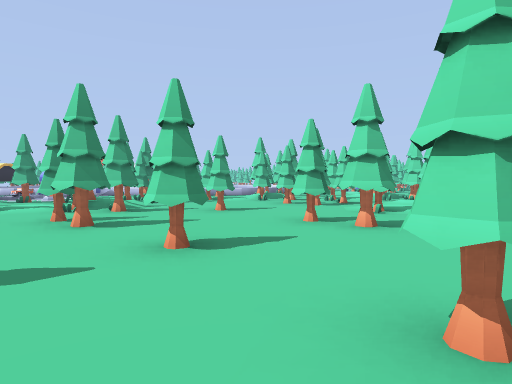
[1] (above)

24 first-person views from a walk through a 3-D level made in the Godot game engine. The camera is 1.2 m above the floor, tilts 2° down and sees 75° across. The floor is counted in squares, 2 m on a side. Each view is taken from the middle of a square. On the plan, view 1 faces up. The plan holds only what a view shows up to about 10 squares ahead; the rest is blank. The place goes on beyond the plan.

[2]
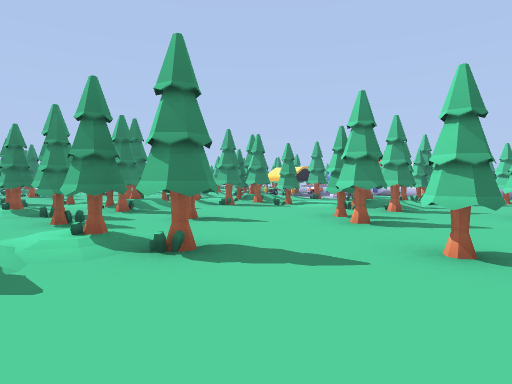

[3]
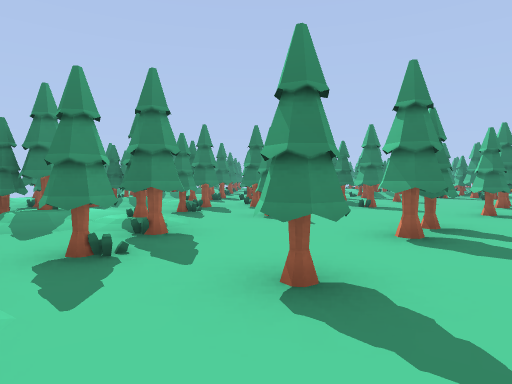

[4]
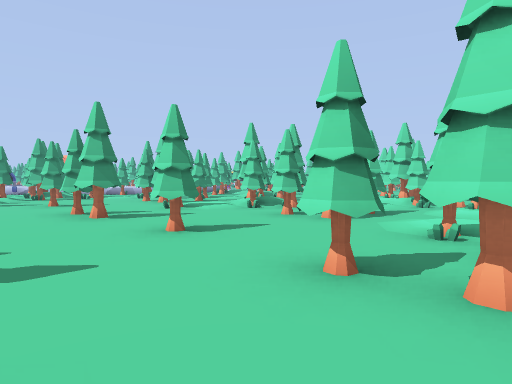

[5]
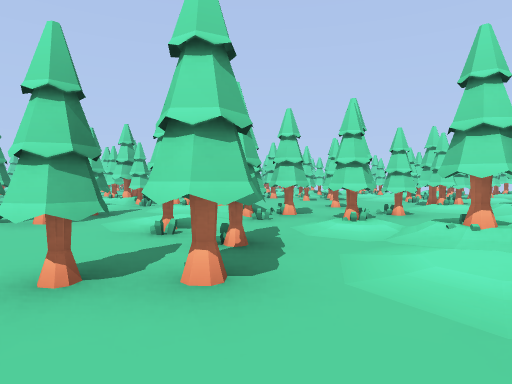

[6]
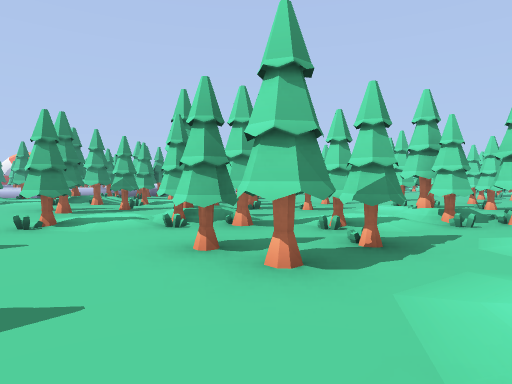

[7]
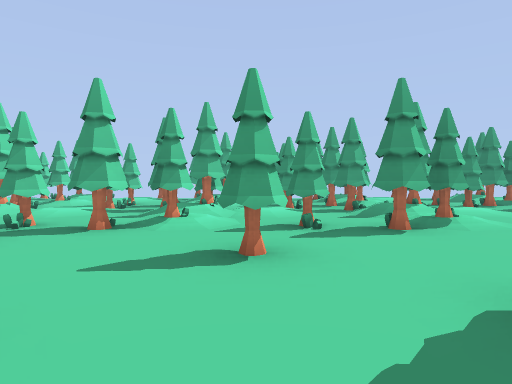

[8]
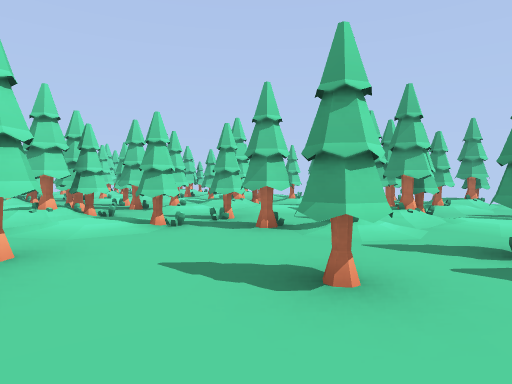

[9]
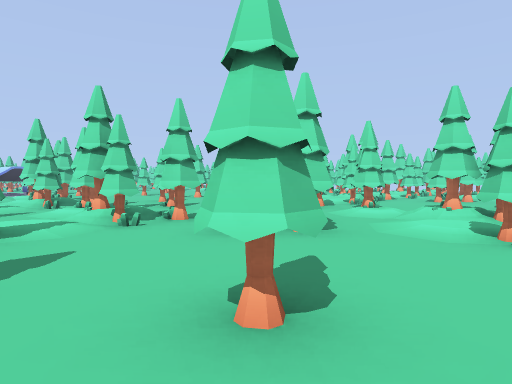

[10]
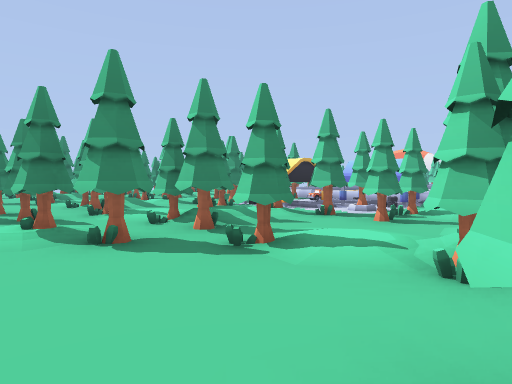

[11]
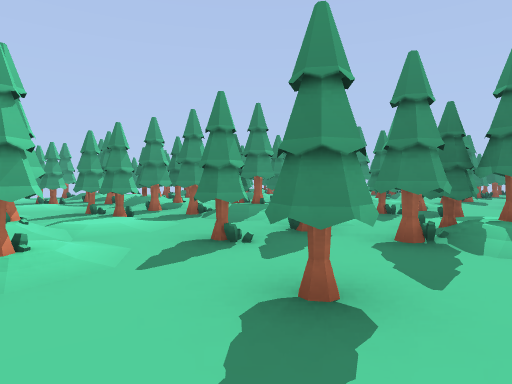

[12]
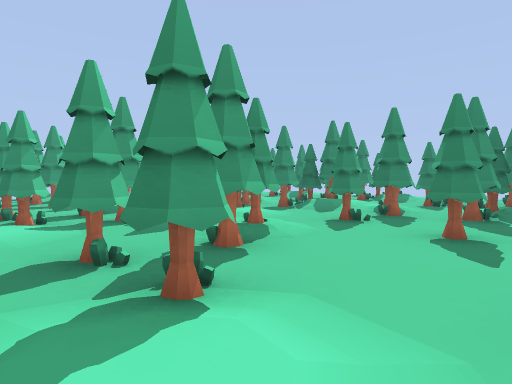

[13]
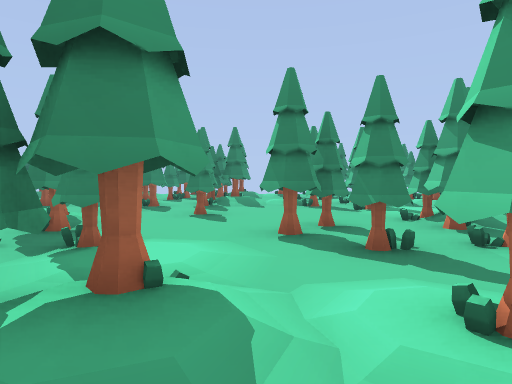

[14]
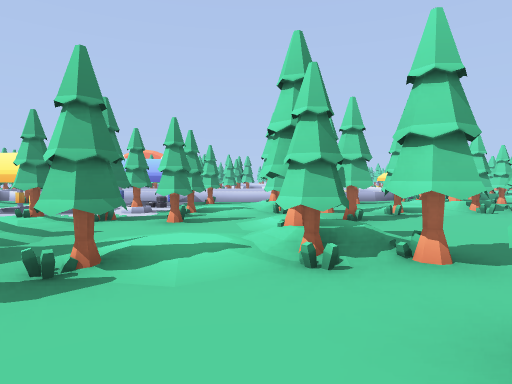

[15]
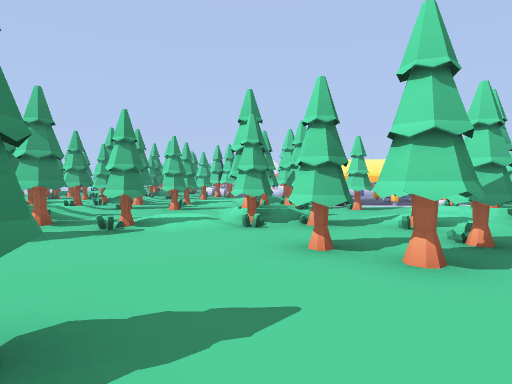

[16]
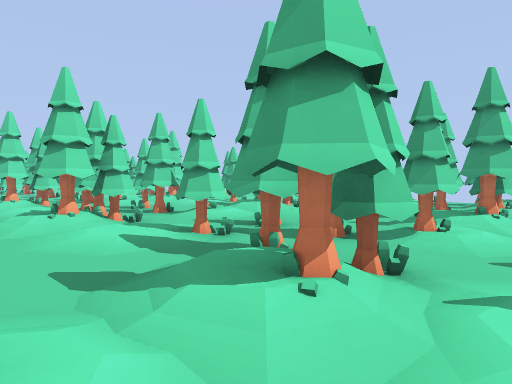

[17]
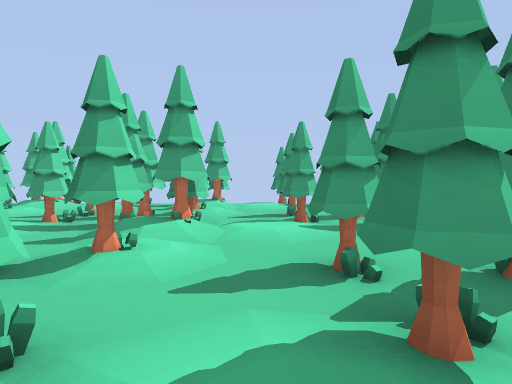

[18]
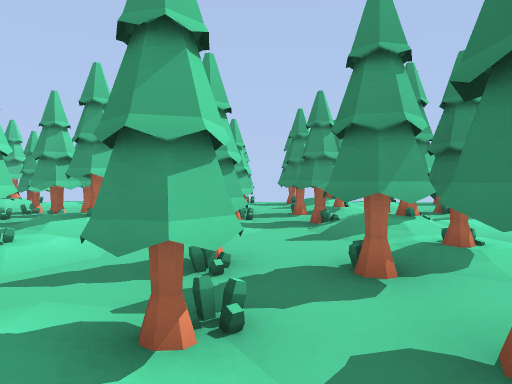

[19]
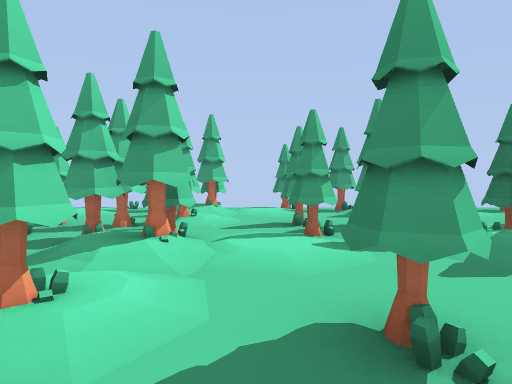

[20]
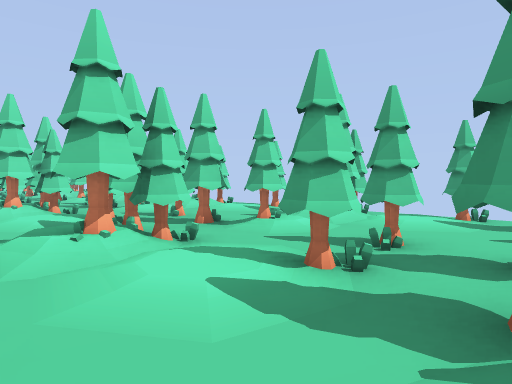

[21]
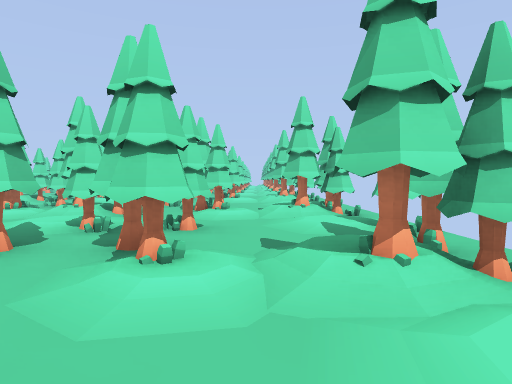

[22]
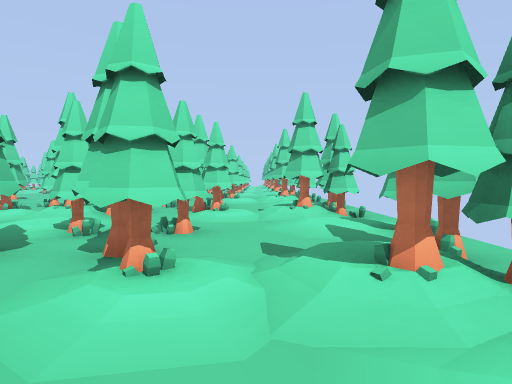

[23]
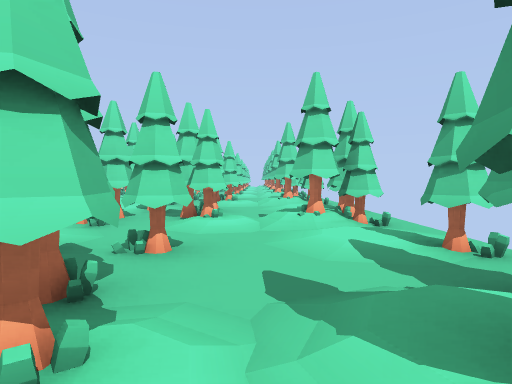

[24]
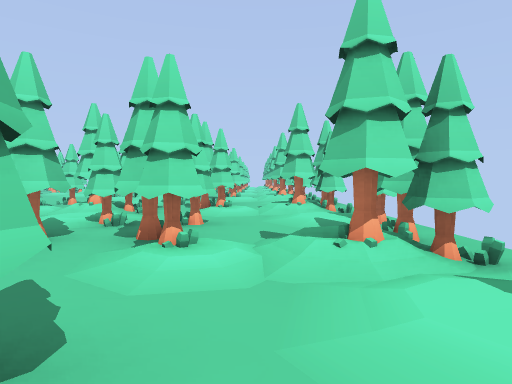

### Floor plan
Key: @ floor where view 1 was taken; # wall or solid block; x gap in a wall; . main floor; : floor 0.25 m higher than the main floor; / step, stairs or slope; T tent; O other object.
Columns run from 15 left of view 1 to 14 right of it. Each row starts with its distance up from view 1.
 14                x
 13      #O#TT..  .. #
 12         TT#/ ../ ..:
 11  /.:  TTTT##/.:#/.:#/.....#
 10 ###/ #TT T###..###/##.#....
  9 /##.###.###/#...##.###.###
  8 //../.../..//....#./.../..
  7 #/.:#//:#.:/#.#...:#//:#.:
  6 /#../##.###.x....#./##.###.x
  5  #...##.##..#...#...##.##..##
  4 //....../....#........./.....
  3 ##.#../:#..#..#...#../:#..#..:
  2 .x...##..#.........../..#.....
  1 /#..#...#.#/#...#...##.#.#/#
  0 #/./#../#.///..@....../#.///
 -1 ###:###/###x#.....#..#/###x#
 -2 .##..#/..##.#...#...##..##.#
 -3 //..:.#.###//..//..:...## //
 -4 #/.:#//.####/.:#/.:#//.#
 -5 ###/###/#####..###/###/###
 -6 /##.###.###/##.###.###.##
 -7 //../.../..//..//../.../
 -8 #/.:#//:##:##.:#/.:#//:
 -9  x#./##..#x##.##x#   #

Where each view was taken, in squares from view 1:
view 1: 0 up, 0 right, facing up
view 2: 0 up, 0 right, facing up-left
view 3: 1 down, 5 right, facing left
view 4: 1 down, 4 right, facing up
view 5: 1 down, 4 right, facing up-right
view 6: 2 up, 5 right, facing up
view 7: 2 up, 3 right, facing down
view 8: 1 up, 2 right, facing down-right
view 9: 2 up, 2 right, facing up-right
view 10: 4 up, 3 left, facing up-left
view 11: 4 up, 3 left, facing down-left
view 12: 4 up, 8 left, facing down-left
view 13: 4 up, 6 left, facing left
view 14: 4 up, 4 left, facing up
view 15: 2 up, 11 left, facing up
view 16: 1 up, 12 left, facing down-right
view 17: 0 up, 12 left, facing down
view 18: 0 up, 13 left, facing down
view 19: 1 down, 12 left, facing down
view 20: 3 down, 14 left, facing down-right
view 21: 7 down, 13 left, facing right
view 22: 7 down, 9 left, facing right
view 23: 7 down, 8 left, facing right
view 24: 7 down, 6 left, facing right
